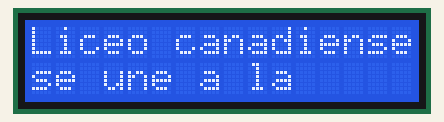
The sketch below on a simulated Arduino Uno, built with avr-gcc and run on an emulated ATmega328P. Shown: 16×2 character LCD.

Above: at 0.1 s.
At 7.2 s:
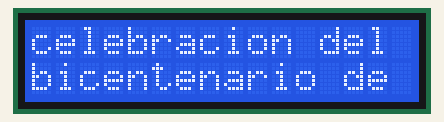
At 14.2 s:
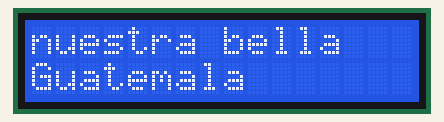
At 21.2 s:
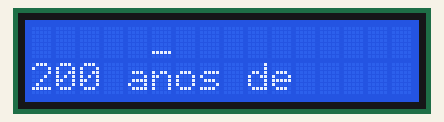
At 28.2 s:
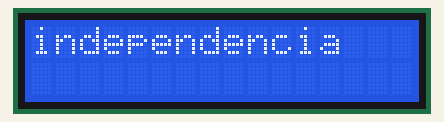

Measured:
- what the display in image 1 shows lasts 5.0 s, from 7.1 s to 12.1 s

The sketch:

modulo_de_pantalla_lcd_como_funciona.ino
```cpp
#include <LiquidCrystal_I2C.h>
LiquidCrystal_I2C lcd(0x27,16,2); // si no te sale con esta direccion  puedes usar (0x3f,16,2) || (0x27,16,2)  ||(0x20,16,2)

void setup() {
  lcd.init();
  lcd.backlight();
}
void loop() {
 lcd.clear();
 lcd.setCursor(0,0);
  lcd.print("Liceo canadiense");
  lcd.setCursor (0,1);
  lcd.print("se une a la ");
  delay(5000);
   lcd.clear();
  delay(2000);
   lcd.setCursor(0,0);
  lcd.print("celebracion del ");
  lcd.setCursor (0,1);
  lcd.print("bicentenario de ");
  delay(5000);
   lcd.clear();
  delay(2000);
   lcd.setCursor(0,0);
  lcd.print("nuestra bella ");
  lcd.setCursor (0,1);
  lcd.print("Guatemala ");
  delay(5000);
   lcd.clear();
  delay(2000);
  lcd.setCursor(5,0);
  lcd.print("_ ");
   lcd.setCursor(0,1);
  lcd.print("200 anos de ");
   delay(5000);
   lcd.clear();
  delay(2000);
  lcd.setCursor (0,0);
  lcd.print("independencia");
  delay(5000);
   lcd.clear();
  delay(2000);
}
```
